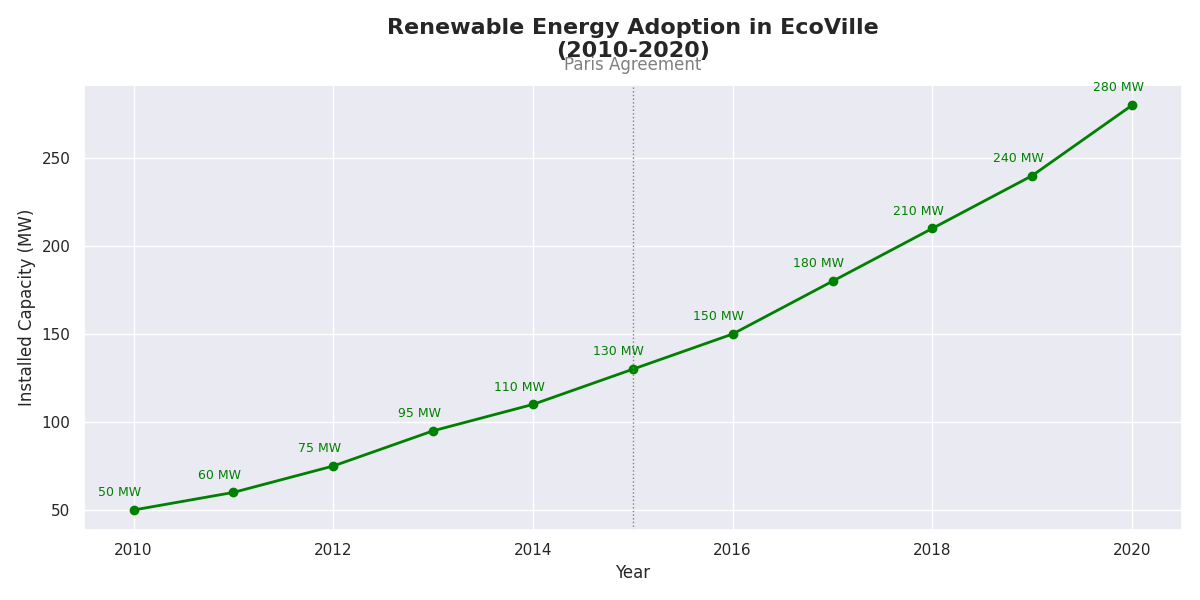

Source code (Python):
import matplotlib.pyplot as plt
import numpy as np

years = np.arange(2010, 2021)
solar_capacity = np.array([50, 60, 75, 95, 110, 130, 150, 180, 210, 240, 280])

plt.figure(figsize=(12, 6))

# Shuffled color is not used anymore.
plt.plot(years, solar_capacity, marker='o', linestyle='-', color='green', linewidth=2)

for i, (x, y) in enumerate(zip(years, solar_capacity)):
    plt.annotate(f'{y} MW', (x, y), textcoords="offset points", xytext=(-10,10), ha='center', fontsize=9, color='green')

plt.title('Renewable Energy Adoption in EcoVille\n(2010-2020)', fontsize=16, fontweight='bold', pad=20)
plt.xlabel('Year', fontsize=12)
plt.ylabel('Installed Capacity (MW)', fontsize=12)

# Removed legend, grid, borders
plt.axvline(x=2015, color='gray', linestyle=':', linewidth=1)
plt.text(2015, max(solar_capacity) + 20, 'Paris Agreement', ha='center', color='gray')

plt.tight_layout()

plt.show()
